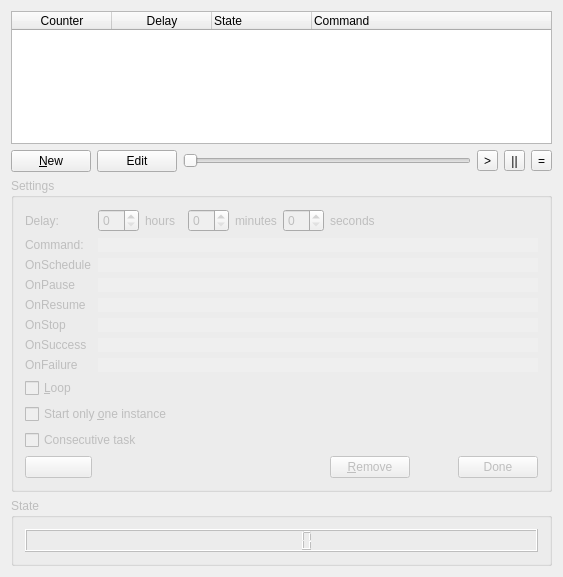
<?xml version="1.0" encoding="UTF-8"?>
<ui version="4.0">
 <class>PrefWidget</class>
 <widget class="QDialog" name="PrefWidget">
  <property name="geometry">
   <rect>
    <x>0</x>
    <y>0</y>
    <width>563</width>
    <height>577</height>
   </rect>
  </property>
  <property name="windowTitle">
   <string>Timer Settings</string>
  </property>
  <layout class="QGridLayout">
   <property name="leftMargin">
    <number>11</number>
   </property>
   <property name="topMargin">
    <number>11</number>
   </property>
   <property name="rightMargin">
    <number>11</number>
   </property>
   <property name="bottomMargin">
    <number>11</number>
   </property>
   <property name="spacing">
    <number>6</number>
   </property>
   <item row="0" column="0" rowspan="5">
    <widget class="QTreeWidget" name="m_list">
     <property name="toolTip">
      <string>List of countdowns you have set</string>
     </property>
     <property name="whatsThis">
      <string>New countdowns are put here. You can add and remove them, and stop and start them.</string>
     </property>
     <property name="allColumnsShowFocus">
      <bool>true</bool>
     </property>
     <column>
      <property name="text">
       <string>Counter</string>
      </property>
      <property name="textAlignment">
       <set>AlignCenter</set>
      </property>
     </column>
     <column>
      <property name="text">
       <string>Delay</string>
      </property>
      <property name="textAlignment">
       <set>AlignCenter</set>
      </property>
     </column>
     <column>
      <property name="text">
       <string>State</string>
      </property>
     </column>
     <column>
      <property name="text">
       <string>Command</string>
      </property>
     </column>
    </widget>
   </item>
   <item row="9" column="0">
    <widget class="QGroupBox" name="m_settings">
     <property name="enabled">
      <bool>false</bool>
     </property>
     <property name="title">
      <string>Settings</string>
     </property>
     <layout class="QGridLayout">
      <property name="leftMargin">
       <number>11</number>
      </property>
      <property name="topMargin">
       <number>11</number>
      </property>
      <property name="rightMargin">
       <number>11</number>
      </property>
      <property name="bottomMargin">
       <number>11</number>
      </property>
      <property name="spacing">
       <number>6</number>
      </property>
      <item row="1" column="5">
       <widget class="QSpinBox" name="m_delay">
        <property name="toolTip">
         <string>Enter the seconds here</string>
        </property>
        <property name="whatsThis">
         <string>You can change the amount of time in the countdown here.</string>
        </property>
        <property name="maximum">
         <number>59</number>
        </property>
       </widget>
      </item>
      <item row="3" column="1" colspan="8">
       <widget class="KUrlRequester" name="m_commandLine">
        <property name="sizePolicy">
         <sizepolicy hsizetype="Preferred" vsizetype="Preferred">
          <horstretch>1</horstretch>
          <verstretch>0</verstretch>
         </sizepolicy>
        </property>
        <property name="sizeIncrement">
         <size>
          <width>1</width>
          <height>0</height>
         </size>
        </property>
        <property name="focusPolicy">
         <enum>Qt::StrongFocus</enum>
        </property>
        <property name="toolTip">
         <string>command you would like to run when time is up</string>
        </property>
        <property name="whatsThis">
         <string>Enter a program you would like to run when the countdown is zero</string>
        </property>
        <property name="autoFillBackground">
         <bool>true</bool>
        </property>
       </widget>
      </item>
      <item row="10" column="0" colspan="9">
       <widget class="QCheckBox" name="m_loop">
        <property name="toolTip">
         <string>Check this box if you want your countdown to start over after it finishes</string>
        </property>
        <property name="whatsThis">
         <string>Check this box if you want your countdown to start over after it finishes</string>
        </property>
        <property name="text">
         <string>&amp;Loop</string>
        </property>
       </widget>
      </item>
      <item row="1" column="0">
       <widget class="QLabel" name="TextLabel2">
        <property name="text">
         <string>Delay:</string>
        </property>
       </widget>
      </item>
      <item row="11" column="0" colspan="9">
       <widget class="QCheckBox" name="m_one">
        <property name="toolTip">
         <string>Check this box if you only want to open one copy of your program</string>
        </property>
        <property name="whatsThis">
         <string>Check this box if you only want one instance to open</string>
        </property>
        <property name="text">
         <string>Start only &amp;one instance</string>
        </property>
       </widget>
      </item>
      <item row="12" column="0" colspan="9">
       <widget class="QCheckBox" name="m_consecutive">
        <property name="toolTip">
         <string>Check this box if you want to execute this task after the previous one finishes</string>
        </property>
        <property name="whatsThis">
         <string>Check this box if you want to execute this task after the previous one finishes</string>
        </property>
        <property name="text">
         <string>Consecutive task</string>
        </property>
       </widget>
      </item>
      <item row="1" column="1">
       <widget class="QSpinBox" name="m_delayH">
        <property name="toolTip">
         <string>Enter the hours here</string>
        </property>
       </widget>
      </item>
      <item row="1" column="3">
       <widget class="QSpinBox" name="m_delayM">
        <property name="toolTip">
         <string>Enter the minutes here</string>
        </property>
        <property name="maximum">
         <number>59</number>
        </property>
       </widget>
      </item>
      <item row="1" column="2">
       <widget class="QLabel" name="TextLabel4">
        <property name="text">
         <string>hours</string>
        </property>
       </widget>
      </item>
      <item row="1" column="4">
       <widget class="QLabel" name="TextLabel5">
        <property name="text">
         <string>minutes</string>
        </property>
       </widget>
      </item>
      <item row="9" column="1" colspan="8">
       <widget class="KUrlRequester" name="m_onFailure">
        <property name="sizePolicy">
         <sizepolicy hsizetype="Preferred" vsizetype="Preferred">
          <horstretch>1</horstretch>
          <verstretch>0</verstretch>
         </sizepolicy>
        </property>
        <property name="sizeIncrement">
         <size>
          <width>1</width>
          <height>0</height>
         </size>
        </property>
        <property name="focusPolicy">
         <enum>Qt::StrongFocus</enum>
        </property>
        <property name="toolTip">
         <string>command you would like to run when time is up</string>
        </property>
        <property name="whatsThis">
         <string>Enter a program you would like to run when the countdown is zero</string>
        </property>
        <property name="autoFillBackground">
         <bool>true</bool>
        </property>
       </widget>
      </item>
      <item row="4" column="1" colspan="8">
       <widget class="KUrlRequester" name="m_onSchedule">
        <property name="sizePolicy">
         <sizepolicy hsizetype="Preferred" vsizetype="Preferred">
          <horstretch>1</horstretch>
          <verstretch>0</verstretch>
         </sizepolicy>
        </property>
        <property name="sizeIncrement">
         <size>
          <width>1</width>
          <height>0</height>
         </size>
        </property>
        <property name="focusPolicy">
         <enum>Qt::StrongFocus</enum>
        </property>
        <property name="toolTip">
         <string>command you would like to run when time is up</string>
        </property>
        <property name="whatsThis">
         <string>Enter a program you would like to run when the countdown is zero</string>
        </property>
        <property name="autoFillBackground">
         <bool>true</bool>
        </property>
       </widget>
      </item>
      <item row="3" column="0">
       <widget class="QLabel" name="TextLabel1">
        <property name="sizePolicy">
         <sizepolicy hsizetype="Maximum" vsizetype="Preferred">
          <horstretch>0</horstretch>
          <verstretch>0</verstretch>
         </sizepolicy>
        </property>
        <property name="autoFillBackground">
         <bool>false</bool>
        </property>
        <property name="text">
         <string>Command:</string>
        </property>
       </widget>
      </item>
      <item row="4" column="0">
       <widget class="QLabel" name="label">
        <property name="text">
         <string>OnSchedule</string>
        </property>
       </widget>
      </item>
      <item row="1" column="6">
       <widget class="QLabel" name="TextLabel3">
        <property name="text">
         <string>seconds</string>
        </property>
       </widget>
      </item>
      <item row="5" column="0">
       <widget class="QLabel" name="label_2">
        <property name="text">
         <string>OnPause</string>
        </property>
       </widget>
      </item>
      <item row="6" column="1" colspan="8">
       <widget class="KUrlRequester" name="m_onResume">
        <property name="sizePolicy">
         <sizepolicy hsizetype="Preferred" vsizetype="Preferred">
          <horstretch>1</horstretch>
          <verstretch>0</verstretch>
         </sizepolicy>
        </property>
        <property name="sizeIncrement">
         <size>
          <width>1</width>
          <height>0</height>
         </size>
        </property>
        <property name="focusPolicy">
         <enum>Qt::StrongFocus</enum>
        </property>
        <property name="toolTip">
         <string>command you would like to run when time is up</string>
        </property>
        <property name="whatsThis">
         <string>Enter a program you would like to run when the countdown is zero</string>
        </property>
        <property name="autoFillBackground">
         <bool>true</bool>
        </property>
       </widget>
      </item>
      <item row="6" column="0">
       <widget class="QLabel" name="label_3">
        <property name="text">
         <string>OnResume</string>
        </property>
       </widget>
      </item>
      <item row="7" column="1" colspan="8">
       <widget class="KUrlRequester" name="m_onStop">
        <property name="sizePolicy">
         <sizepolicy hsizetype="Preferred" vsizetype="Preferred">
          <horstretch>1</horstretch>
          <verstretch>0</verstretch>
         </sizepolicy>
        </property>
        <property name="sizeIncrement">
         <size>
          <width>1</width>
          <height>0</height>
         </size>
        </property>
        <property name="focusPolicy">
         <enum>Qt::StrongFocus</enum>
        </property>
        <property name="toolTip">
         <string>command you would like to run when time is up</string>
        </property>
        <property name="whatsThis">
         <string>Enter a program you would like to run when the countdown is zero</string>
        </property>
        <property name="autoFillBackground">
         <bool>true</bool>
        </property>
       </widget>
      </item>
      <item row="8" column="0">
       <widget class="QLabel" name="label_5">
        <property name="text">
         <string>OnSuccess</string>
        </property>
       </widget>
      </item>
      <item row="8" column="1" colspan="8">
       <widget class="KUrlRequester" name="m_onSuccess">
        <property name="sizePolicy">
         <sizepolicy hsizetype="Preferred" vsizetype="Preferred">
          <horstretch>1</horstretch>
          <verstretch>0</verstretch>
         </sizepolicy>
        </property>
        <property name="sizeIncrement">
         <size>
          <width>1</width>
          <height>0</height>
         </size>
        </property>
        <property name="focusPolicy">
         <enum>Qt::StrongFocus</enum>
        </property>
        <property name="toolTip">
         <string>command you would like to run when time is up</string>
        </property>
        <property name="whatsThis">
         <string>Enter a program you would like to run when the countdown is zero</string>
        </property>
        <property name="autoFillBackground">
         <bool>true</bool>
        </property>
       </widget>
      </item>
      <item row="9" column="0">
       <widget class="QLabel" name="label_6">
        <property name="text">
         <string>OnFailure</string>
        </property>
       </widget>
      </item>
      <item row="5" column="1" colspan="8">
       <widget class="KUrlRequester" name="m_onPause">
        <property name="sizePolicy">
         <sizepolicy hsizetype="Preferred" vsizetype="Preferred">
          <horstretch>1</horstretch>
          <verstretch>0</verstretch>
         </sizepolicy>
        </property>
        <property name="sizeIncrement">
         <size>
          <width>1</width>
          <height>0</height>
         </size>
        </property>
        <property name="focusPolicy">
         <enum>Qt::StrongFocus</enum>
        </property>
        <property name="toolTip">
         <string>command you would like to run when time is up</string>
        </property>
        <property name="whatsThis">
         <string>Enter a program you would like to run when the countdown is zero</string>
        </property>
        <property name="autoFillBackground">
         <bool>true</bool>
        </property>
       </widget>
      </item>
      <item row="7" column="0">
       <widget class="QLabel" name="label_4">
        <property name="text">
         <string>OnStop</string>
        </property>
       </widget>
      </item>
      <item row="13" column="0">
       <widget class="QPushButton" name="m_help">
        <property name="toolTip">
         <string>Detailed help documentation</string>
        </property>
        <property name="whatsThis">
         <string>Click here to open the help documentation viewer.</string>
        </property>
       </widget>
      </item>
      <item row="13" column="6">
       <widget class="QPushButton" name="m_remove">
        <property name="toolTip">
         <string>Remove a task</string>
        </property>
        <property name="whatsThis">
         <string>Remove a task from the list.</string>
        </property>
        <property name="text">
         <string>&amp;Remove</string>
        </property>
       </widget>
      </item>
      <item row="13" column="8">
       <widget class="QPushButton" name="m_done">
        <property name="text">
         <string>Done</string>
        </property>
       </widget>
      </item>
     </layout>
    </widget>
   </item>
   <item row="10" column="0">
    <widget class="QGroupBox" name="m_state">
     <property name="enabled">
      <bool>false</bool>
     </property>
     <property name="title">
      <string>State</string>
     </property>
     <layout class="QGridLayout">
      <property name="leftMargin">
       <number>11</number>
      </property>
      <property name="topMargin">
       <number>11</number>
      </property>
      <property name="rightMargin">
       <number>11</number>
      </property>
      <property name="bottomMargin">
       <number>11</number>
      </property>
      <property name="spacing">
       <number>6</number>
      </property>
      <item row="2" column="1">
       <widget class="QLCDNumber" name="m_counter">
        <property name="toolTip">
         <string>Time in seconds until command is executed</string>
        </property>
        <property name="whatsThis">
         <string>This number is how many seconds are left for the selected countdown.</string>
        </property>
        <property name="digitCount">
         <number>6</number>
        </property>
       </widget>
      </item>
     </layout>
    </widget>
   </item>
   <item row="7" column="0">
    <layout class="QHBoxLayout" name="horizontalLayout">
     <property name="sizeConstraint">
      <enum>QLayout::SetMinAndMaxSize</enum>
     </property>
     <item>
      <widget class="QPushButton" name="m_add">
       <property name="toolTip">
        <string>Add a new task</string>
       </property>
       <property name="whatsThis">
        <string>Add a new task to the list.</string>
       </property>
       <property name="text">
        <string>&amp;New</string>
       </property>
      </widget>
     </item>
     <item>
      <widget class="QPushButton" name="m_edit">
       <property name="toolTip">
        <string>Show (or hide) the settings panel.</string>
       </property>
       <property name="whatsThis">
        <string>Toggles the visibility of the per-job settings inspector, which lets you change the details of each timer task.</string>
       </property>
       <property name="text">
        <string>Edit</string>
       </property>
      </widget>
     </item>
     <item>
      <widget class="QSlider" name="m_slider">
       <property name="focusPolicy">
        <enum>Qt::ClickFocus</enum>
       </property>
       <property name="toolTip">
        <string>Speed up or slow down your countdown</string>
       </property>
       <property name="whatsThis">
        <string>You can use this slider to adjust the time.</string>
       </property>
       <property name="orientation">
        <enum>Qt::Horizontal</enum>
       </property>
      </widget>
     </item>
     <item>
      <widget class="QToolButton" name="m_start">
       <property name="toolTip">
        <string>Start a countdown</string>
       </property>
       <property name="whatsThis">
        <string>Use this to start or restart a countdown.</string>
       </property>
       <property name="text">
        <string>&gt;</string>
       </property>
      </widget>
     </item>
     <item>
      <widget class="QToolButton" name="m_pause">
       <property name="toolTip">
        <string>Pause a countdown</string>
       </property>
       <property name="whatsThis">
        <string>Use this to pause a timer countdown.</string>
       </property>
       <property name="text">
        <string>||</string>
       </property>
      </widget>
     </item>
     <item>
      <widget class="QToolButton" name="m_stop">
       <property name="toolTip">
        <string>Stop a countdown</string>
       </property>
       <property name="whatsThis">
        <string>Use this to stop the countdown for a task.</string>
       </property>
       <property name="text">
        <string>=</string>
       </property>
      </widget>
     </item>
    </layout>
   </item>
  </layout>
 </widget>
 <customwidgets>
  <customwidget>
   <class>KUrlRequester</class>
   <extends>QFrame</extends>
   <header>kurlrequester.h</header>
   <container>1</container>
  </customwidget>
 </customwidgets>
 <tabstops>
  <tabstop>m_list</tabstop>
  <tabstop>m_add</tabstop>
  <tabstop>m_edit</tabstop>
  <tabstop>m_start</tabstop>
  <tabstop>m_pause</tabstop>
  <tabstop>m_stop</tabstop>
  <tabstop>m_delayH</tabstop>
  <tabstop>m_delayM</tabstop>
  <tabstop>m_delay</tabstop>
  <tabstop>m_commandLine</tabstop>
  <tabstop>m_onSchedule</tabstop>
  <tabstop>m_onPause</tabstop>
  <tabstop>m_onResume</tabstop>
  <tabstop>m_onStop</tabstop>
  <tabstop>m_onSuccess</tabstop>
  <tabstop>m_onFailure</tabstop>
  <tabstop>m_loop</tabstop>
  <tabstop>m_one</tabstop>
  <tabstop>m_consecutive</tabstop>
  <tabstop>m_help</tabstop>
 </tabstops>
 <includes>
  <include location="global">kseparator.h</include>
 </includes>
 <resources/>
 <connections/>
</ui>
